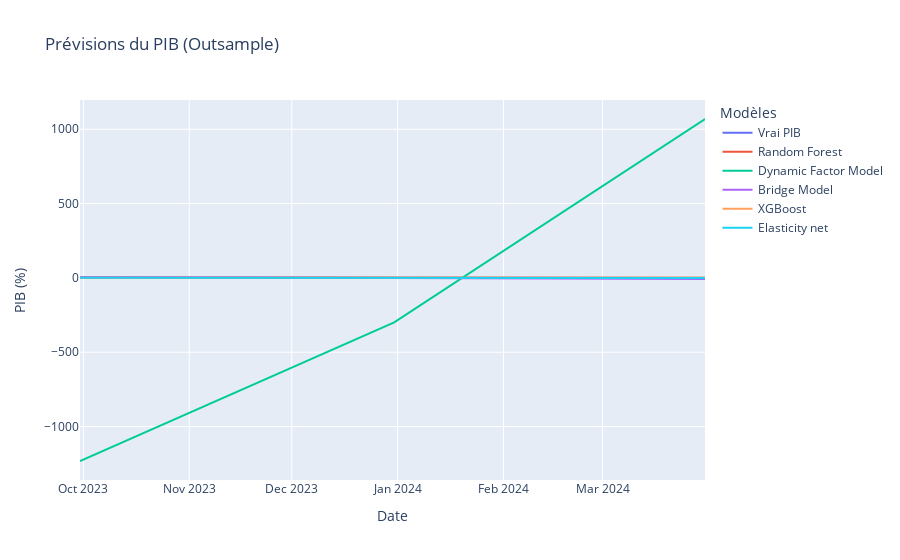

Here is the notebook cell this chart was saved with:
### Code cell
fig = go.Figure()

fig.add_trace(go.Scatter(x=y_test.index, y=test_y, mode='lines', name='Vrai PIB'))
fig.add_trace(go.Scatter(x=y_test.index, y=outsample_RF, mode='lines', name='Random Forest'))
fig.add_trace(go.Scatter(x=y_test.index, y=outsample_predicted_DFM, mode='lines', name='Dynamic Factor Model'))
fig.add_trace(go.Scatter(x=y_test.index, y=outsample_pred_bridge, mode='lines', name='Bridge Model'))
fig.add_trace(go.Scatter(x=y_test.index, y=outsample_XGB, mode='lines', name='XGBoost'))
fig.add_trace(go.Scatter(x=y_test.index, y=y_pred_out_sample, mode='lines', name='Elasticity net'))
fig.update_layout(title="Prévisions du PIB (Outsample)",
                  xaxis_title="Date",
                  yaxis_title="PIB (%)",
                  legend_title="Modèles")
fig.write_image("pib_forecast_outsample.png")
fig.show()

### Figure 1 — Plotly figure (JSON) as saved in the notebook; plotly's stock layout.template omitted (floating-point values rounded to 4 significant figures)
{"data": [{"mode": "lines", "name": "Vrai PIB", "type": "scatter", "x": ["2023-09-30T00:00:00", "2023-12-31T00:00:00", "2024-03-31T00:00:00"], "y": [3.604, 1.08, -0.5791]}, {"mode": "lines", "name": "Random Forest", "type": "scatter", "x": ["2023-09-30T00:00:00", "2023-12-31T00:00:00", "2024-03-31T00:00:00"], "y": [2.501, -0.0586, 0.4663]}, {"mode": "lines", "name": "Dynamic Factor Model", "type": "scatter", "x": ["2023-09-30T00:00:00", "2023-12-31T00:00:00", "2024-03-31T00:00:00"], "y": [-1232.0, -298.9, 1069.0]}, {"mode": "lines", "name": "Bridge Model", "type": "scatter", "x": ["2023-09-30T00:00:00", "2023-12-31T00:00:00", "2024-03-31T00:00:00"], "y": [5.477, 0.418, -6.848]}, {"mode": "lines", "name": "XGBoost", "type": "scatter", "x": ["2023-09-30T00:00:00", "2023-12-31T00:00:00", "2024-03-31T00:00:00"], "y": [1.613, 0.1964, 0.4298]}, {"mode": "lines", "name": "Elasticity net", "type": "scatter", "x": ["2023-09-30T00:00:00", "2023-12-31T00:00:00", "2024-03-31T00:00:00"], "y": [1.415, 0.5758, 0.1971]}], "layout": {"legend": {"title": {"text": "Modèles"}}, "title": {"text": "Prévisions du PIB (Outsample)"}, "xaxis": {"title": {"text": "Date"}}, "yaxis": {"title": {"text": "PIB (%)"}}}}
